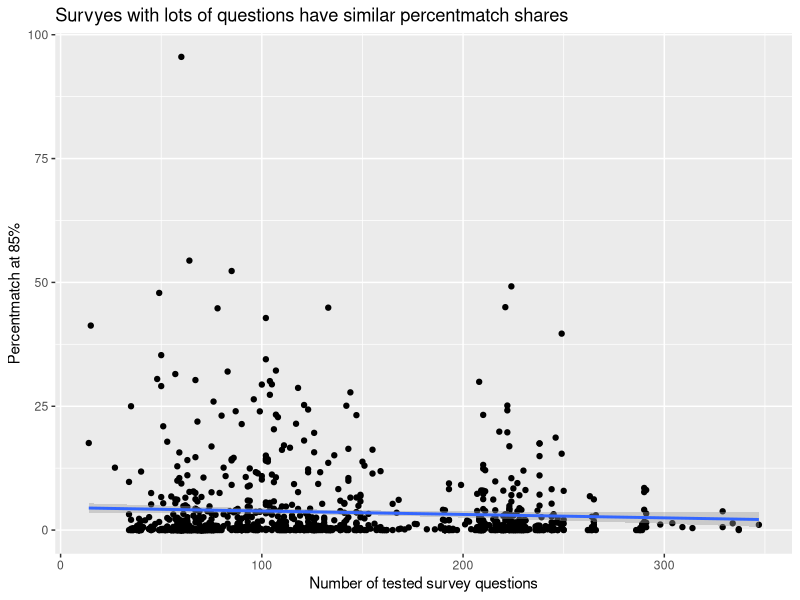
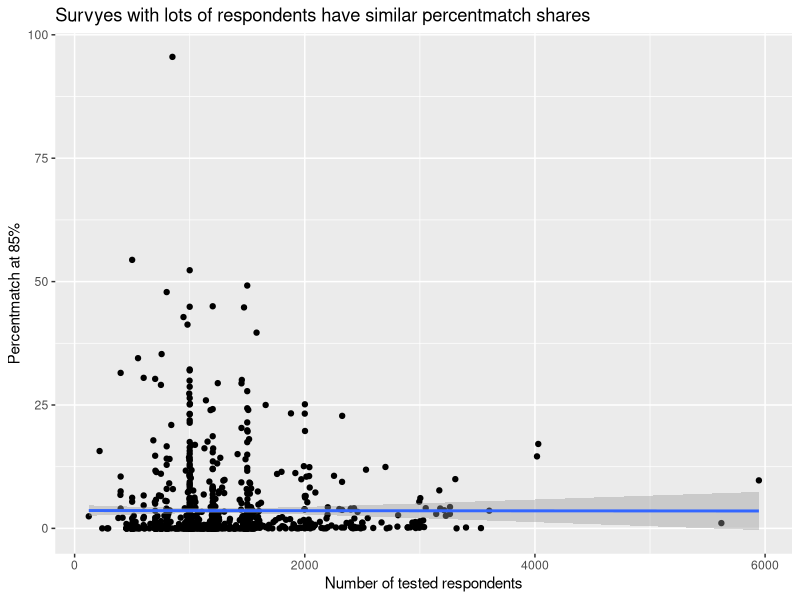

Write the R code that produced these figures, in order.
# Survey metadata analysis
# Andrew <andrew.flowers@fivethirtyeight.com>

setwd("~/survey-fraud/")

require(readr)
require(dplyr)
require(tidyr)
require(stringr)
require(ggplot2)

bfData <- read_csv("./results/replication_summary_022416.csv") # Our data
rkData <- read_csv("Results_File_Cleaned_1209.csv") # Robbins and Kuriakose's data

rawData <- rkData # Change to bfData when ready

# Add tally above 85%
rawData <- rawData %>% mutate(pct_at_85=(dup_observations_at_85/final_observations)*100)

# Number of survey questions
rawData %>% ggplot(aes(x=final_variables, y=pct_at_85)) +
  geom_point() + geom_smooth(method="lm") + 
  xlab("Number of tested survey questions") + ylab("Percentmatch at 85%") +
  ggtitle("Survyes with lots of questions have similar percentmatch shares")


# Number of survey respondents
rawData %>% ggplot(aes(x=final_observations, y=pct_at_85)) +
  geom_point() + geom_smooth(method="lm") + 
  xlab("Number of tested respondents") + ylab("Percentmatch at 85%") +
  ggtitle("Survyes with lots of respondents have similar percentmatch shares")
